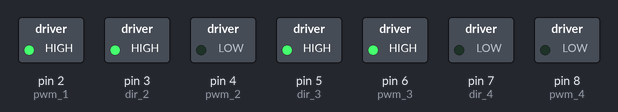
Bench run of a sketch on a simulated Arduino Uno, built with avr-gcc and run on an emulated ATmega328P. On the bench: switched loads named in the sketch (green lamp = pin HIGH).

Above: at 0.1 s.
Timing chart, 0 to 1.6 s (numbered marks = the images above):
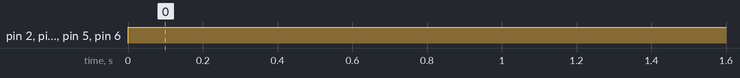

Measured:
- by itself, pin 2 (pwm_1), pin 3 (dir_2), pin 5 (dir_3), pin 6 (pwm_3): LOW → HIGH at 0.00 s

The sketch:

newOmni.ino
```cpp
#define dir_1 1 //left
#define pwm_1 2
#define dir_2 3 //back
#define pwm_2 4
#define dir_3 5 //right
#define pwm_3 6
#define dir_4 7 //front wheel
#define pwm_4 8

int botspeed=255;
int angle;
int rad;
int dir[4]={1,3,5,7};
int sped[4]={2,4,6,8};
int vertical;
int horizontal();
void setup()
{
pinMode(pwm_1,OUTPUT);
pinMode(dir_1,OUTPUT);
pinMode(pwm_2,OUTPUT);
pinMode(dir_2,OUTPUT);
pinMode(pwm_3,OUTPUT);
pinMode(dir_3,OUTPUT);
pinMode(pwm_4,OUTPUT);
pinMode(dir_4,OUTPUT);
Serial.begin(9600);
}

void loop()
{
  if (Serial.available())
  {
    angle=Serial.read();
  }
  digitalWrite(dir[0],LOW);
  digitalWrite(dir[1],HIGH);
  digitalWrite(dir[2],HIGH);
  digitalWrite(dir[3],LOW);
  int vertical=botspeed*cos(rad);
  int horizontal=botspeed*sin(rad);

  if (vertical<0)
  {
    vertical*=-1;
    digitalWrite(dir[0],HIGH);
    digitalWrite(dir[2],LOW);
  }
  if (horizontal<0)
  {
    horizontal*=-1;
    digitalWrite(dir[3],LOW);
    digitalWrite(dir[1],HIGH);
  }
  analogWrite(sped[0],vertical);
  analogWrite(sped[2],vertical);
  analogWrite(sped[1],horizontal);
  analogWrite(sped[3],horizontal);
  delay(100);
}
```
